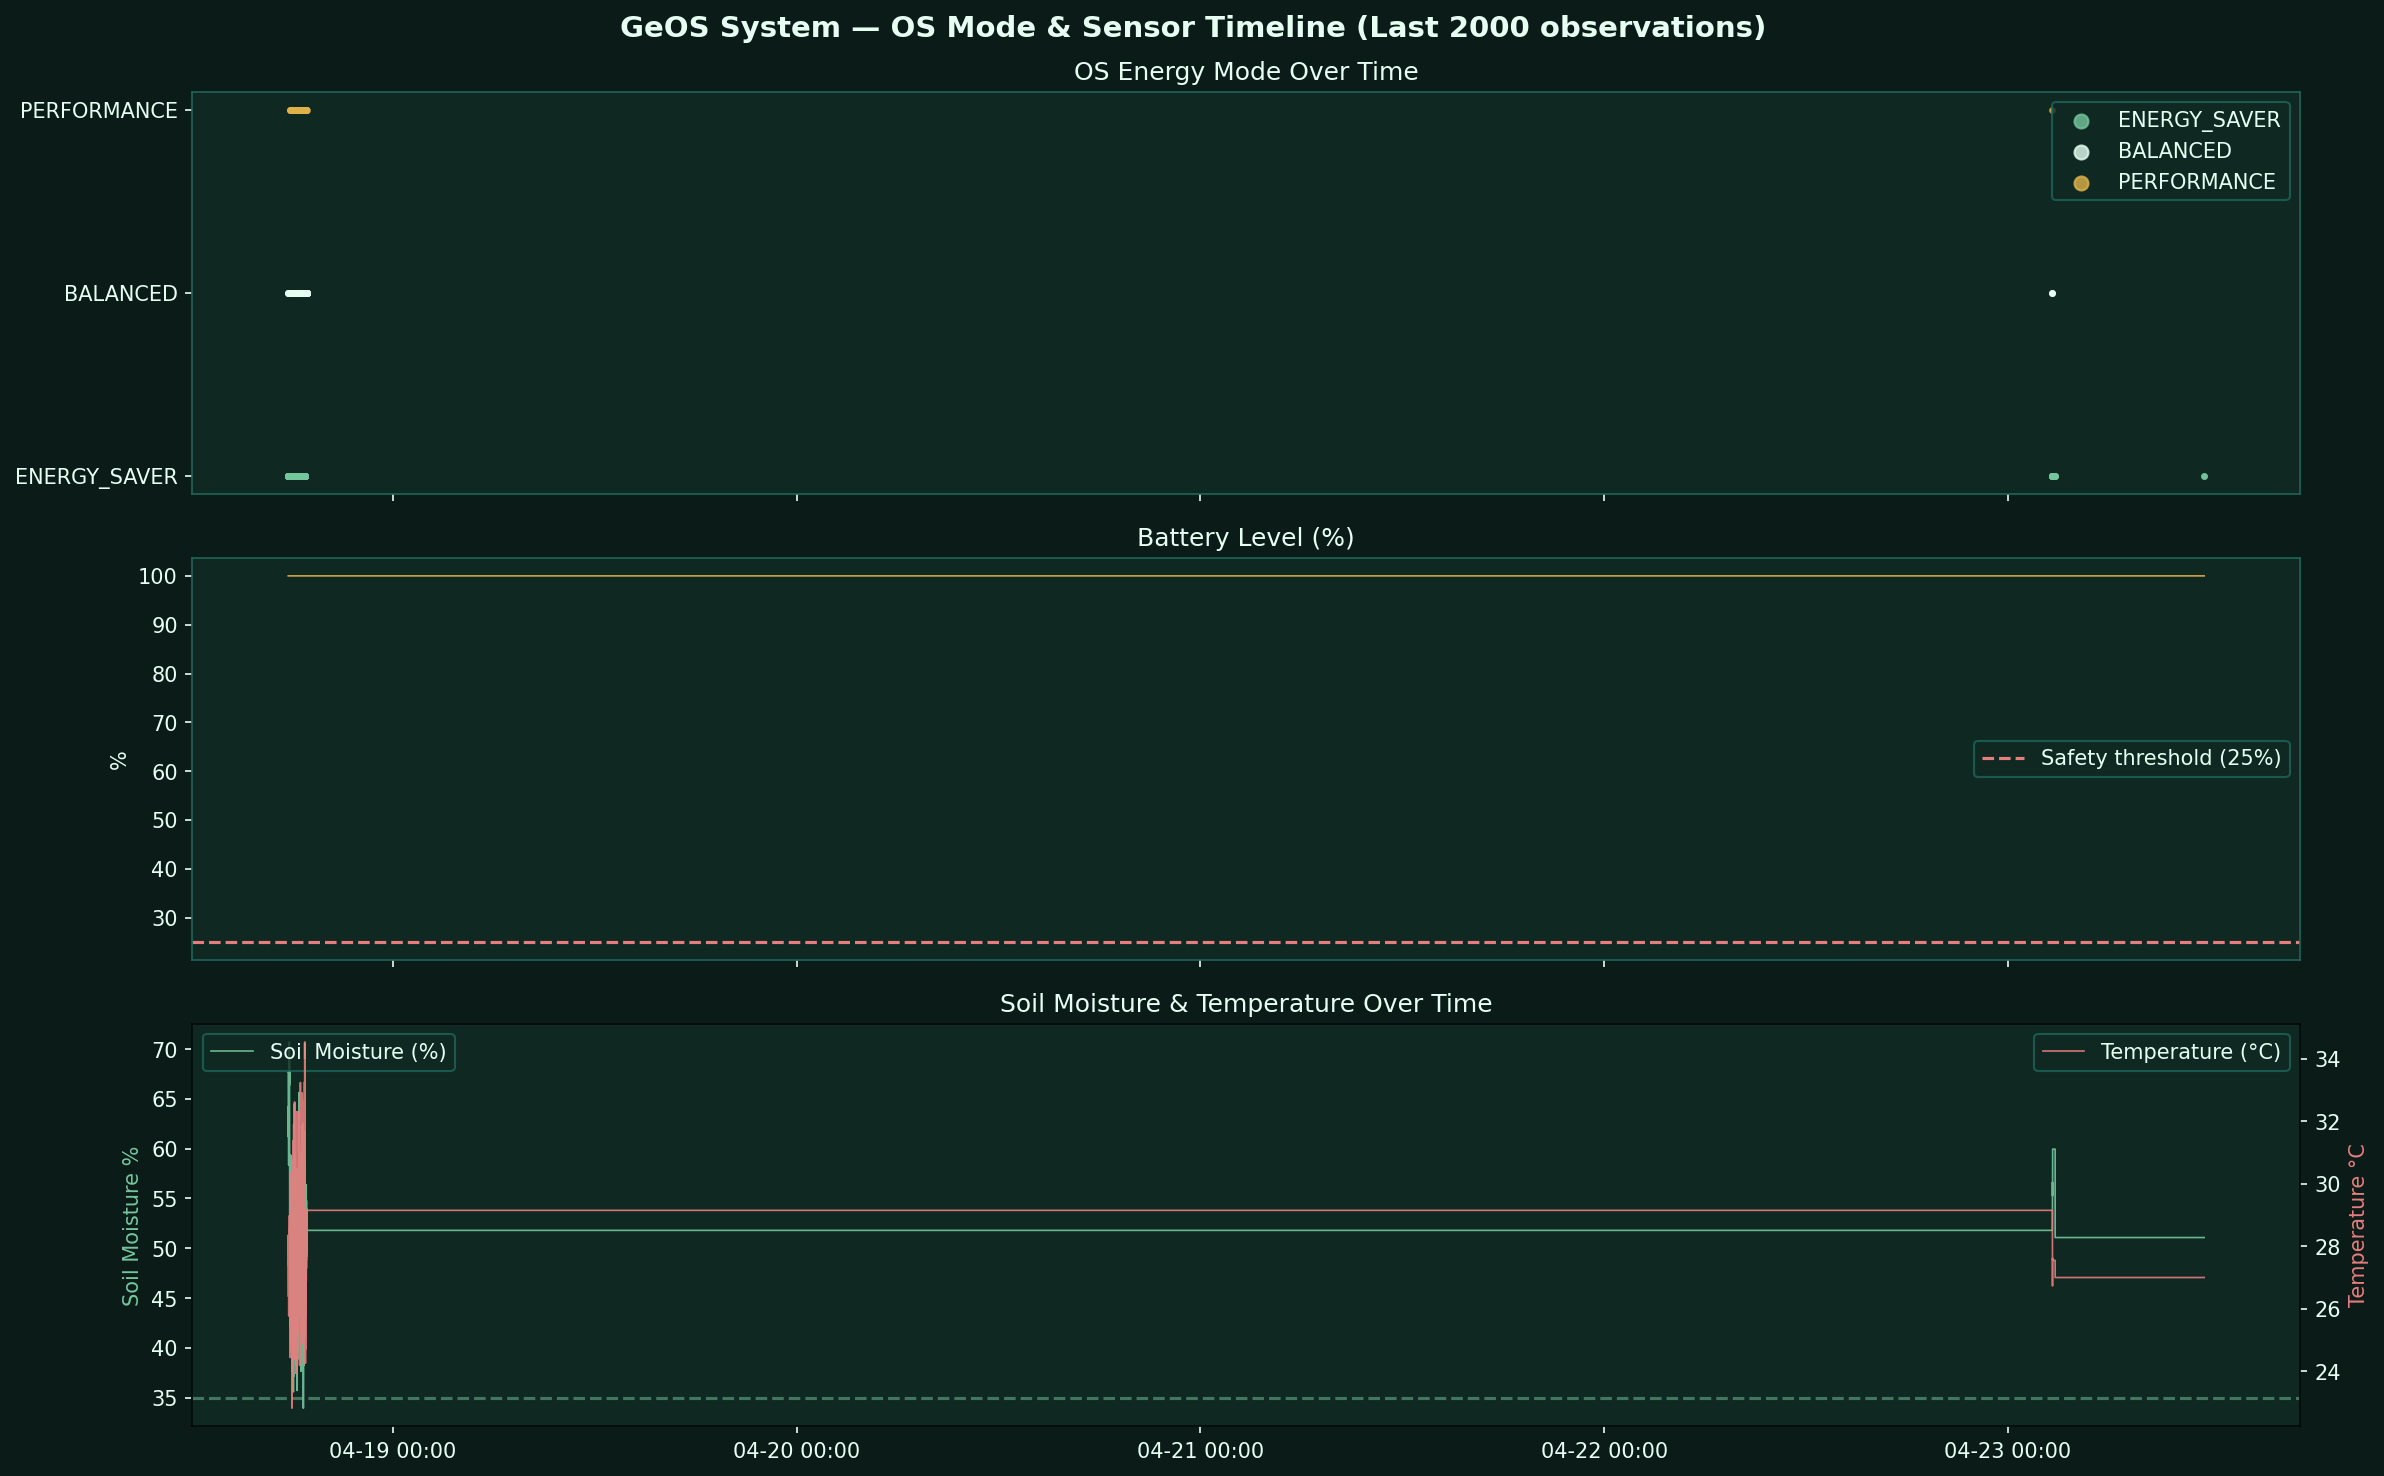

The script that saved this image:
import pandas as pd
import matplotlib.pyplot as plt
import matplotlib.dates as mdates

plt.rcParams['figure.facecolor'] = '#0B1B18'
plt.rcParams['axes.facecolor'] = '#0F2922'
plt.rcParams['text.color'] = '#E6FFF2'
plt.rcParams['axes.labelcolor'] = '#E6FFF2'
plt.rcParams['xtick.color'] = '#E6FFF2'
plt.rcParams['ytick.color'] = '#E6FFF2'

df = pd.read_csv("datasets/telemetry.csv").dropna(subset=['os_mode', 'timestamp'])
df['timestamp'] = pd.to_datetime(df['timestamp'])
df = df.sort_values('timestamp')

# Sample last 2000 rows for readability
sample = df.tail(2000).copy()

mode_map = {'ENERGY_SAVER': 0, 'BALANCED': 1, 'PERFORMANCE': 2}
color_map = {'ENERGY_SAVER': '#74C69D', 'BALANCED': '#E6FFF2', 'PERFORMANCE': '#E0B34A'}
sample['mode_num'] = sample['os_mode'].map(mode_map)

fig, axes = plt.subplots(3, 1, figsize=(16, 10), sharex=True)
fig.suptitle("GeOS System — OS Mode & Sensor Timeline (Last 2000 observations)",
             fontsize=14, color='#E6FFF2', fontweight='bold')

# Mode timeline
for mode, color in color_map.items():
    mask = sample['os_mode'] == mode
    axes[0].scatter(sample.loc[mask, 'timestamp'], sample.loc[mask, 'mode_num'],
                    c=color, s=5, alpha=0.8, label=mode)
axes[0].set_yticks([0, 1, 2])
axes[0].set_yticklabels(['ENERGY_SAVER', 'BALANCED', 'PERFORMANCE'])
axes[0].set_title("OS Energy Mode Over Time")
axes[0].legend(facecolor='#0F2922', edgecolor='#1D6658', loc='upper right', markerscale=3)
for spine in axes[0].spines.values():
    spine.set_color('#1D6658')

# Battery
if 'battery' in sample.columns:
    axes[1].plot(sample['timestamp'], sample['battery'],
                 color='#E0B34A', lw=0.8, alpha=0.9)
    axes[1].axhline(25, color='#E67E80', lw=1.5, linestyle='--', label='Safety threshold (25%)')
    axes[1].set_title("Battery Level (%)")
    axes[1].set_ylabel("%")
    axes[1].legend(facecolor='#0F2922', edgecolor='#1D6658')
    for spine in axes[1].spines.values():
        spine.set_color('#1D6658')

# Soil + Temperature
ax2 = axes[2]
if 'soil_moisture' in sample.columns:
    ax2.plot(sample['timestamp'], sample['soil_moisture'],
             color='#74C69D', lw=0.8, alpha=0.9, label='Soil Moisture (%)')
    ax2.axhline(35, color='#74C69D', lw=1.5, linestyle='--', alpha=0.5)
ax3 = ax2.twinx()
ax3.tick_params(colors='#E6FFF2')
if 'temperature' in sample.columns:
    ax3.plot(sample['timestamp'], sample['temperature'],
             color='#E67E80', lw=0.8, alpha=0.9, label='Temperature (°C)')
ax2.set_title("Soil Moisture & Temperature Over Time")
ax2.set_ylabel("Soil Moisture %", color='#74C69D')
ax3.set_ylabel("Temperature °C", color='#E67E80')
ax2.legend(loc='upper left', facecolor='#0F2922', edgecolor='#1D6658')
ax3.legend(loc='upper right', facecolor='#0F2922', edgecolor='#1D6658')
for spine in ax2.spines.values():
    spine.set_color('#1D6658')

axes[2].xaxis.set_major_formatter(mdates.DateFormatter('%m-%d %H:%M'))
plt.xticks(rotation=30, ha='right')
plt.tight_layout()
plt.savefig("viz_08_mode_timeline.png", dpi=150, bbox_inches='tight')
plt.show()
print("Saved: viz_08_mode_timeline.png")
